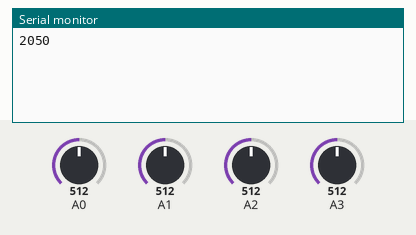
The sketch below on a simulated Arduino Uno, built with avr-gcc and run on an emulated ATmega328P. Parts: the last lines printed to the serial monitor. The test bench sets the inputs (shaded band); at power-on: A0 = 512, A1 = 512, A2 = 512, A3 = 512.

Above: at 1.2 s.
1.3 s: A0 set to 716
At 2.6 s:
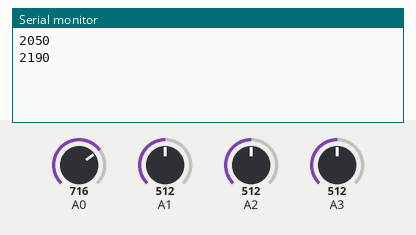
2.8 s: A1 set to 716
At 3.8 s:
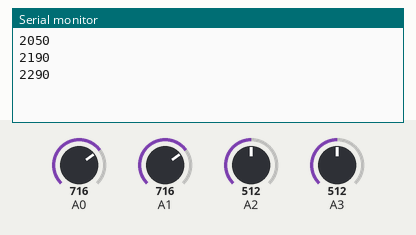
4.3 s: A2 set to 716
At 5.6 s:
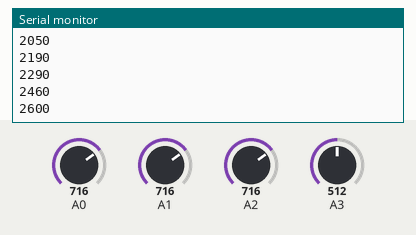
5.8 s: A3 set to 716
At 6.8 s:
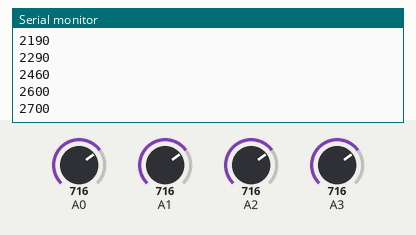
7.3 s: A0 set to 992
At 8.6 s:
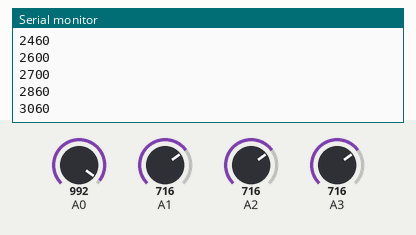
8.8 s: A1 set to 992
At 9.6 s:
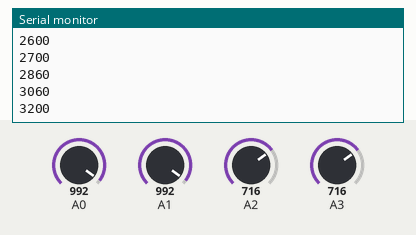
Timing chart, 0 to 11.3 s (numbered marks = the images above; inputs shaded):
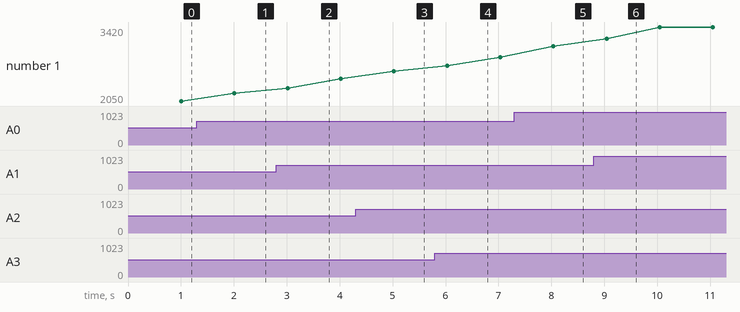

The sketch:

arduino.ino
```cpp
int counter = 0;
const int numReadings = 10; // number of readings to take per second

void setup() {
  Serial.begin(115200);
}

void loop() {
  long sumForce1 = 0;
  long sumForce2 = 0;
  long sumForce3 = 0;
  long sumForce4 = 0;

  // take a number of readings in quick succession
  for (int i = 0; i < numReadings; i++) {
    sumForce1 += analogRead(0);
    sumForce2 += analogRead(2);
    sumForce3 += analogRead(3);
    sumForce4 += analogRead(1);
    delay(100); // wait for a little bit between readings
  }

  // calculate averages
  int avgForce1 = sumForce1 / numReadings;
  int avgForce2 = sumForce2 / numReadings;
  int avgForce3 = sumForce3 / numReadings;
  int avgForce4 = sumForce4 / numReadings;

  int totalForce = avgForce1 + avgForce2 + avgForce3 + avgForce4;

  // round to the nearest multiple of 10
  totalForce = round(totalForce / 10.0) * 10;

  Serial.println(totalForce);

  delay(1000 - (numReadings * 100)); // wait for the remainder of the second
}
```

Measured:
- after the input at 1.3 s, the serial monitor: prints a new line after 0.71 s (image 1)
- after the input at 2.8 s, the serial monitor: prints a new line after 0.21 s (image 2)
- after the input at 4.3 s, the serial monitor: prints a new line after 0.72 s (image 3)
- after the input at 5.8 s, the serial monitor: prints a new line after 0.23 s (image 4)
- after the input at 7.3 s, the serial monitor: prints a new line after 0.74 s (image 5)
- after the input at 8.8 s, the serial monitor: prints a new line after 0.24 s (image 6)
- plotted number 1: 2050 → 2190 after the input at 1.3 s, 2190 → 2460 after the input at 2.8 s, 2460 → 2600 after the input at 4.3 s, 2600 → 2860 after the input at 5.8 s, 2860 → 3060 after the input at 7.3 s
